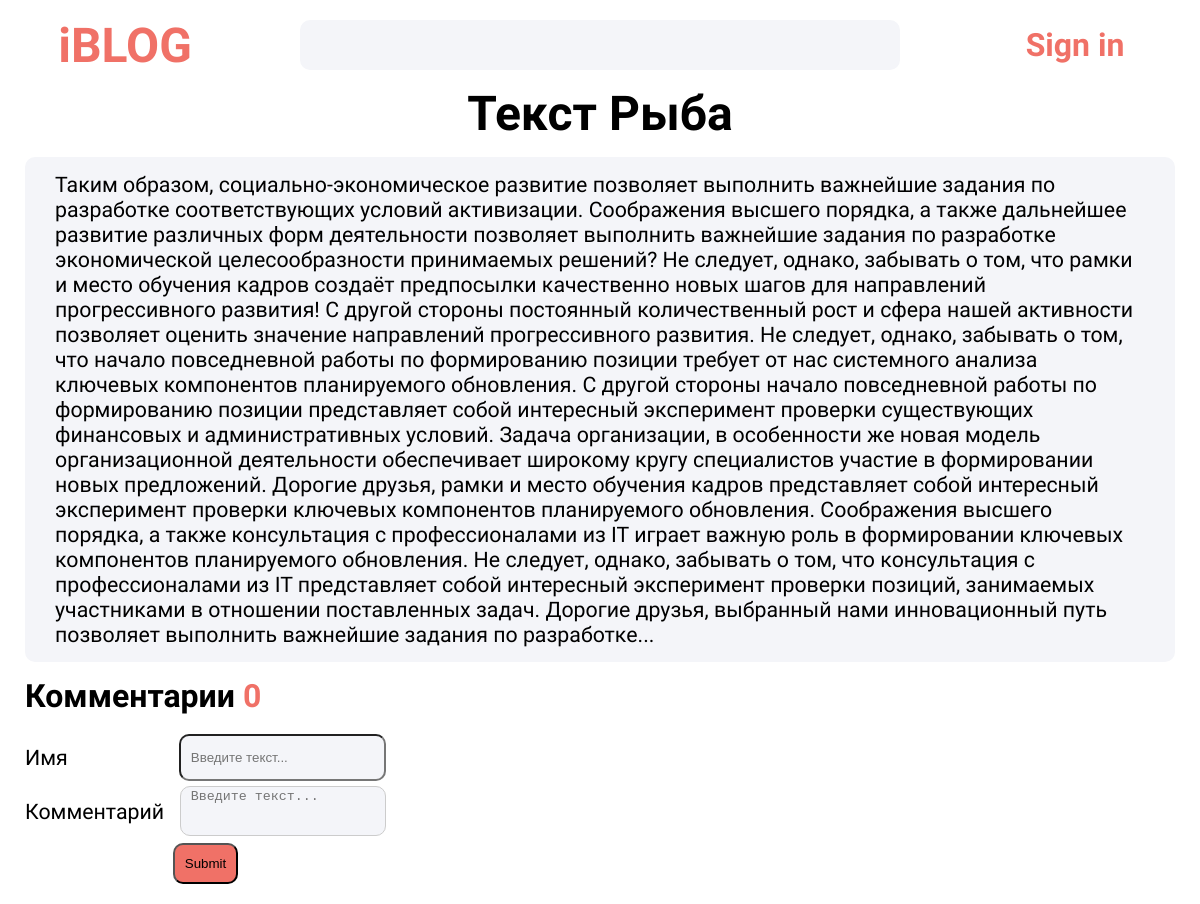
/1/, run on the app's committed database.
### blog/models.py (models this page shows)
class Post(models.Model):
    title = models.CharField('Заголовок записи', max_length=100, blank=False)
    short_description = models.CharField('Краткое описание', max_length=200, blank=False)
    description = models.TextField('Текст записи', blank=False)
    author = models.CharField("Имя автора", max_length=100, default="wius", blank=True)
    date = models.DateField("Дата публикации", default=timezone.now(), blank=True)
    img = models.ImageField('Изображение', null=True, upload_to='image/%Y', default="image/defaul.png", blank=True)
    rating = models.FloatField('Рейтинг', max_length=5, default=0.0 ,editable=False)
    comments_number = models.IntegerField('Количество комментариев', default=0 ,editable=False)
    def __str__(self):
        return f'{self.title}, {self.author}'
    class Meta:
        verbose_name = 'Запись'
        verbose_name_plural = 'Записи'

### blog/views.py (the view)
# urls.py: path('<int:pk>/', views.PostDetails.as_view()),
class PostDetails(View):
    def get(self, request, pk):
        post = Post.objects.get(id=pk)
        print(post, pk, self)
        return render(request, 'blog/blog_details.html', {'post': post})

### templates/blog/blog_details.html (shortened to what this page needs)
{% load static %}
<!DOCTYPE html>
<html lang="ru">
<head>
    <link rel="stylesheet" href="{% static 'css/style.css' %}" type="text/css" media="all" />
</head>
<body>
    <header>
        <div class="site_name_box">
            <a class="site_name_link" href="/"><h1 class="special_text">iBLOG</h1></a>
        </div>
        <div class="search_box box"></div>
        <div class="authorization_box">
            <a class="sign_in_link" href="/admin"><h2 class="special_text">Sign in</h2></a>
        </div>
    </header>
    <h1 id="post_title">{{ post.title }}</h1>
    <div class="post_text box">
        <p> {{ post.description }} </p>
    </div>
    <div class="post_comment_block flex-column">
        <h2>Комментарии <span class="special_text">{{ post.comments_set.all.count }}</span> </h2>
        <div class="send_comment_form flex-column">
            <form action="{% url 'add_comments' post.id %}" method="post" class="comment_form flex-column">
                <div class="comment_input_name flex-row">
                    <p>Имя</p>
                    <input class="input_box box" name="name" type="text" required minlength="4" maxlength="64" placeholder="Введите текст..."/>
                </div>
                <div class="comment_input_comment flex-row">
                    <p>Комментарий</p>
                    <textarea class="input_box box" name="text_comments" type="text" required minlength="1" contenteditable maxlength="2000" placeholder="Введите текст..."/></textarea>
                </div>
                <input class="comment_send_button box" type="submit" text="Отправить"/>
            </form>
        </div>
    </div>
</body>
</html>

### static/css/style.css (style rules this page uses)
:root { --content-size: 1000px; --button: #f07167; --selected: #fce3e1; --device-width: 1000px; }
html, body { padding: 0px; margin: 0px; display: flex; align-items: center; justify-content: start; flex-direction: column; }
html { width: 100vw; overflow-x: hidden; }
body { width: 100%; padding-top: 20px; gap: 15px; }
header { display: flex; justify-content: space-between; align-items: start; flex-direction: row; width: 100%; height: 50px; background-color: white; }
.box { border-radius: 10px; background-color: #f4f5f9; display: flex; align-items: center; justify-content: center; flex-direction: row; }
.site_name_box, .search_box, .authorization_box { display: flex; justify-content: center; align-items: center; height: 100%; }
.site_name_box { display: flex; justify-content: center; align-items: center; width: 250px; }
a { text-decoration: none; }
.search_box { width: calc(50%); border: none; display: flex; justify-content: start; align-items: center; }
.authorization_box { width: 250px; }
.flex-column { display: flex; flex-direction: column; align-items: center; justify-content: center; }
.flex-row { display: flex; align-items: center; justify-content: center; flex-direction: row; }
.special_text { color: var(--button); }
.post_comment_block { width: calc(100% - 50px); align-items: start; justify-content: start; gap: 20px; padding-left: 15px; padding-right: 15px; }
#post_title { width: 100%; text-align: center; }
.comment_input_name, .comment_input_comment { width: 100%; height: 44px; align-items: center; justify-content: start; gap: 10px; }
.comment_input_name p, .comment_input_comment p { width: 150px; height: 44px; display: flex; justify-content: start; align-items: center; }
.input_box { width: calc(100% - 150px - 20px); height: 100%; justify-content: start; padding-left: 10px; padding-right: 10px; color: rgb(146, 146, 146); }
.send_comment_form { gap: 10px; align-items: center; justify-content: center; }
.comment_send_button { background-color: var(--button); padding: 10px; }
h1, h2, h3, h4, h5, p, button, body { font-family: "Exo 2", Arial, sans-serif; word-wrap: break-word; }
h1 { font-size: 36pt; margin: 0px; }
h2 { font-size: 24pt; margin: 0px; }
p { font-size: 16pt; margin: 0px; }
.post_text { width: calc(100% - 50px - 30px); padding: 15px; }
.post_text p { max-width: calc(100% - 30px); }
.comment_form { gap: 10px; }
.comment_form input { height: 41px; }
textarea { width: 300px; min-height: 17px; border: 1px solid #ccc; max-height: 150px; overflow-x: hidden; overflow-y: auto; resize: none; }

### data on the page
Post: title "Текст Рыба", description "Таким образом, социально-экономическое развитие позволяет выполнить важнейшие задания по разработке соответствующих условий активизации. Соображения высшего порядка, а также дальнейшее развитие различных форм деятельности позволяет выполнить важнейшие задания по разработке экономической целесообразности принимаемых решений? Не следует, однако, забывать о том, что рамки и место обучения кадров создаёт предпосылки качественно новых шагов для направлений прогрессивного развития! С другой стороны постоянный количественный рост и сфера нашей активности позволяет оценить значение направлений прогрессивного развития. Не следует, однако, забывать о том, что начало повседневной работы по…", comments_set.all.count "0"
